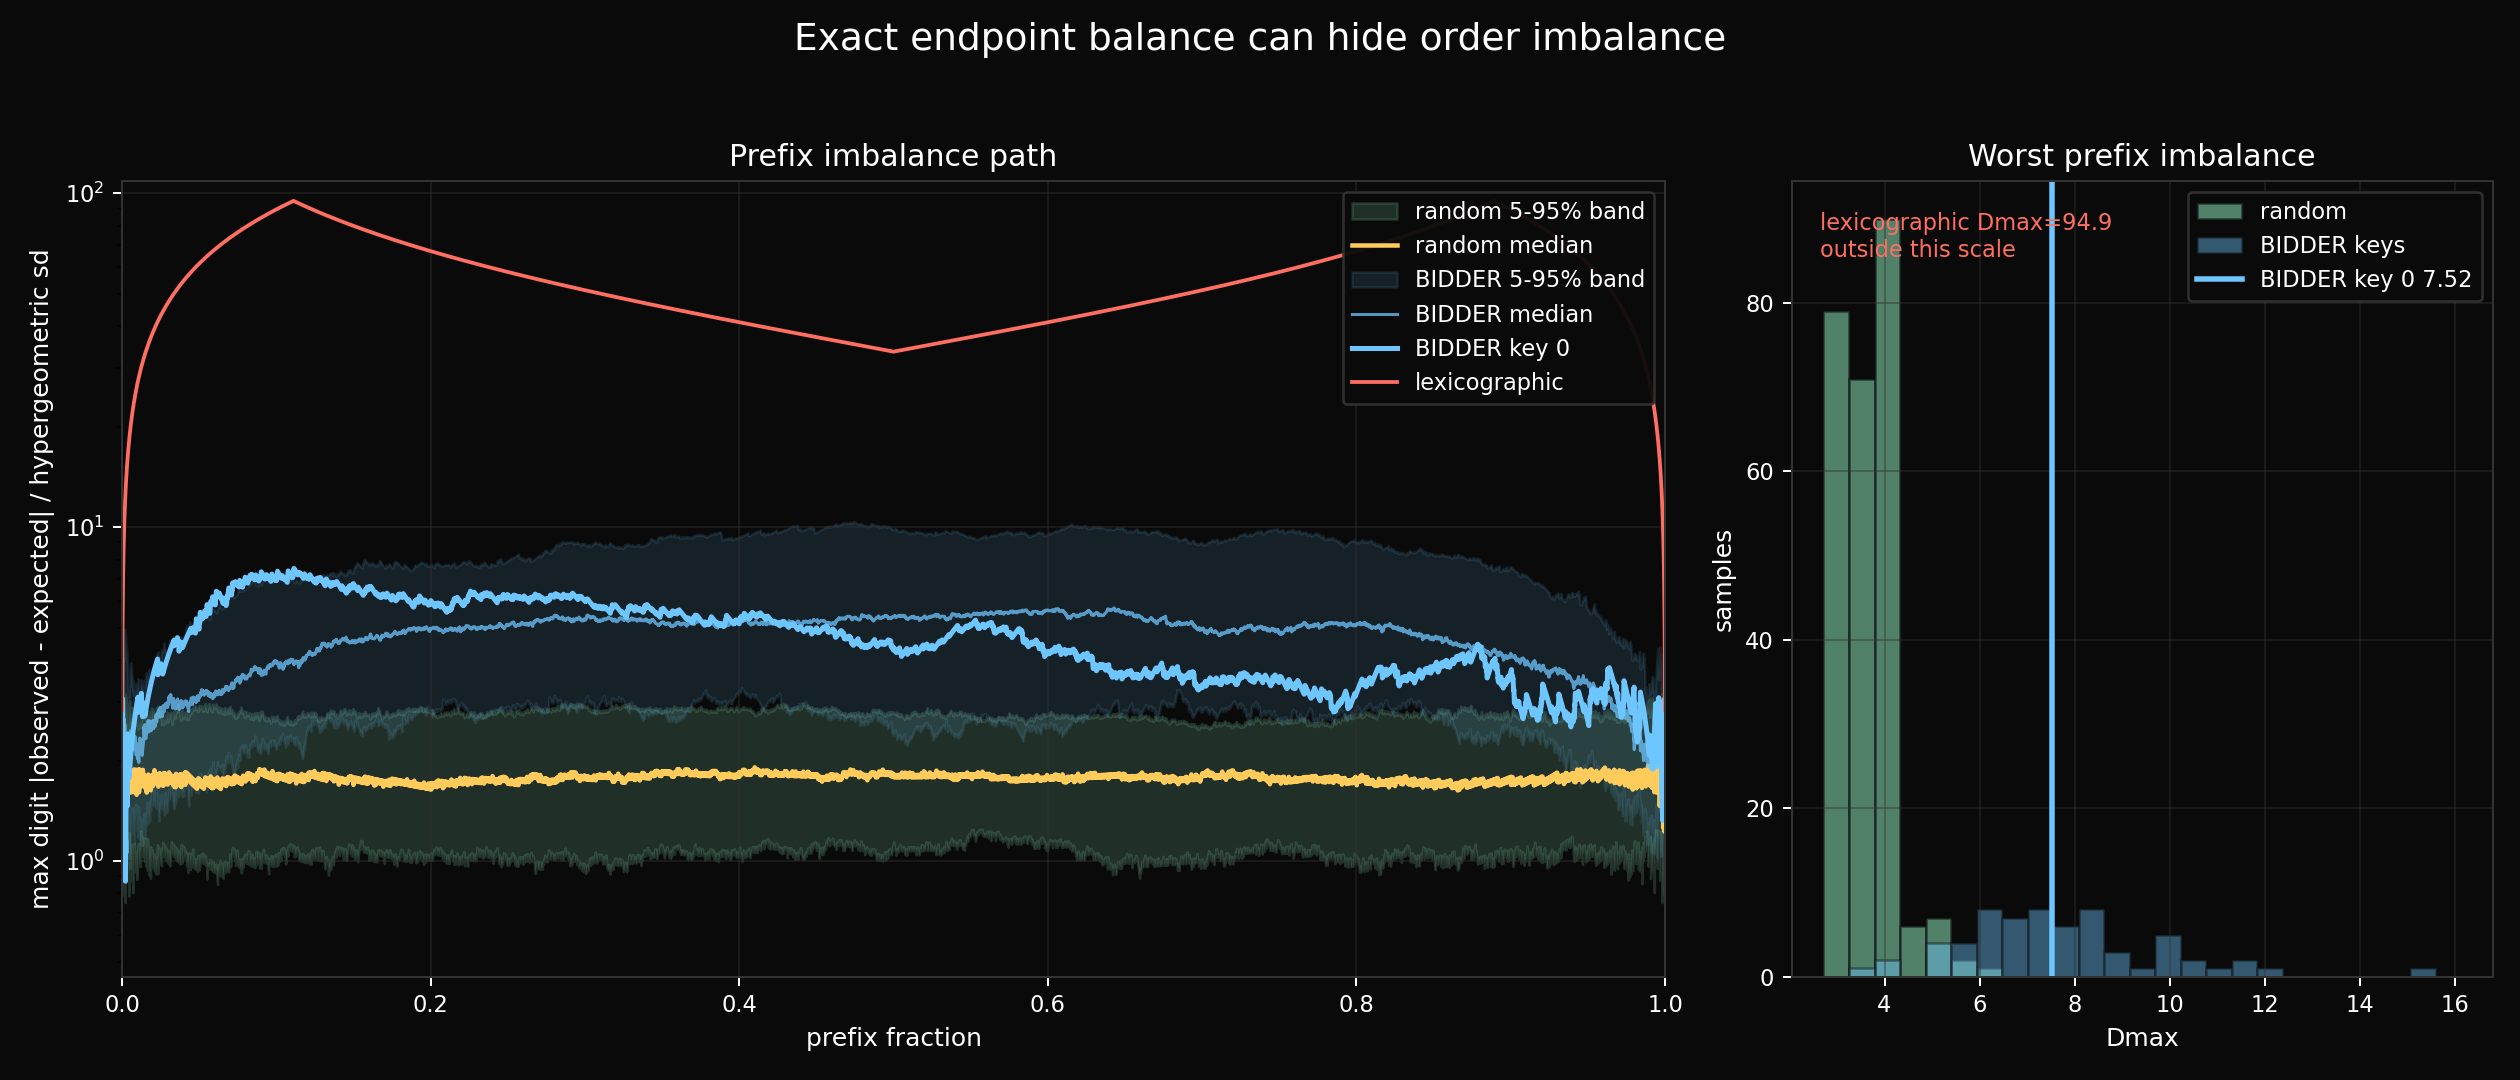

Python code for this plot:
"""
Order-sensitive prefix imbalance for an exact-balanced digit block.

The block [1000, 9999] has exactly 1000 integers with each leading digit
1 through 9. Endpoint counts are therefore uninformative about order. This
experiment compares lexicographic order, BIDDER keyed orders, and random
permutation baselines by measuring the worst standardized prefix imbalance.
"""

import os
import sys

HERE = os.path.dirname(os.path.abspath(__file__))
ROOT = os.path.abspath(os.path.join(HERE, "..", "..", ".."))
DIST = os.path.join(ROOT, "dist")
sys.path.insert(0, DIST)
sys.path.insert(0, ROOT)

if os.environ.get("BIDDER_IMBALANCE_FORCE_PY") == "1":
    import bidder

    BACKEND = "bidder"
else:
    try:
        import bidder_c as bidder

        BACKEND = "bidder_c"
    except ImportError:
        import bidder

        BACKEND = "bidder"

import numpy as np

import matplotlib

matplotlib.use("Agg")
import matplotlib.pyplot as plt


BG = "#0a0a0a"
FG = "white"
YELLOW = "#ffcc5c"
BLUE = "#6ec6ff"
RED = "#ff6f61"
GREEN = "#88d8b0"
GRID = "#333333"

BASE = 10
DIGIT_CLASS = 4
PER_DIGIT = BASE ** (DIGIT_CLASS - 1)
N_DIGITS = BASE - 1
PERIOD = N_DIGITS * PER_DIGIT

N_RANDOM = 256
N_BIDDER_KEYS = 64
RNG_SEED = 20260503
KEY_PREFIX = b"bidder-prefix-imbalance-v1"


def lexicographic_labels():
    return np.repeat(np.arange(1, BASE, dtype=np.int16), PER_DIGIT)


def bidder_labels(key):
    block = bidder.cipher(period=PERIOD, key=key)
    indices = np.fromiter((int(block.at(i)) for i in range(PERIOD)), dtype=np.int64, count=PERIOD)
    return (indices // PER_DIGIT + 1).astype(np.int16)


def random_labels(rng):
    return (rng.permutation(PERIOD) // PER_DIGIT + 1).astype(np.int16)


def prefix_imbalance(labels):
    t = np.arange(1, PERIOD, dtype=np.float64)
    p = 1.0 / N_DIGITS
    expected = t * p
    variance = t * p * (1.0 - p) * (PERIOD - t) / (PERIOD - 1)
    sd = np.sqrt(variance)

    z_by_digit = np.empty((N_DIGITS, PERIOD - 1), dtype=np.float64)
    for row, digit in enumerate(range(1, BASE)):
        counts = np.cumsum(labels == digit, dtype=np.int32)[:-1].astype(np.float64)
        z_by_digit[row] = np.abs(counts - expected) / sd

    path = z_by_digit.max(axis=0)
    digit_at_prefix = z_by_digit.argmax(axis=0) + 1
    i = int(path.argmax())

    return {
        "path": path,
        "dmax": float(path[i]),
        "t_at_max": i + 1,
        "digit_at_max": int(digit_at_prefix[i]),
        "endpoint_counts": np.bincount(labels, minlength=BASE)[1:BASE],
    }


def style_axis(ax):
    ax.set_facecolor(BG)
    ax.tick_params(colors=FG, labelsize=9)
    ax.xaxis.label.set_color(FG)
    ax.yaxis.label.set_color(FG)
    ax.title.set_color(FG)
    for spine in ax.spines.values():
        spine.set_color(GRID)
    ax.grid(True, color=GRID, linewidth=0.6, alpha=0.55)


def quantile_line(values):
    q = np.percentile(values, [5, 50, 95, 99])
    return (
        f"min={values.min():.3f}, p05={q[0]:.3f}, median={q[1]:.3f}, "
        f"p95={q[2]:.3f}, p99={q[3]:.3f}, max={values.max():.3f}"
    )


def write_summary(path, lex, bid, bidder_dmax, random_dmax):
    with open(path, "w", encoding="utf-8") as f:
        f.write("Prefix imbalance experiment\n")
        f.write("============================\n\n")
        f.write(f"backend: {BACKEND}\n")
        f.write(f"base: {BASE}\n")
        f.write(f"digit_class: {DIGIT_CLASS}\n")
        f.write(f"period: {PERIOD}\n")
        f.write(f"per_digit_count: {PER_DIGIT}\n")
        f.write(f"bidder_keys: {N_BIDDER_KEYS}\n")
        f.write(f"random_permutations: {N_RANDOM}\n")
        f.write(f"random_seed: {RNG_SEED}\n\n")

        f.write("Worst finite-population standardized prefix imbalance:\n")
        f.write(
            "  lexicographic: "
            f"Dmax={lex['dmax']:.3f} at t={lex['t_at_max']} "
            f"(digit {lex['digit_at_max']})\n"
        )
        f.write(
            "  BIDDER:        "
            f"Dmax={bid['dmax']:.3f} at t={bid['t_at_max']} "
            f"(digit {bid['digit_at_max']})\n"
        )
        f.write(f"  BIDDER keys:   {quantile_line(bidder_dmax)}\n")
        f.write(f"  random:        {quantile_line(random_dmax)}\n\n")

        f.write("Endpoint leading-digit counts:\n")
        f.write(f"  lexicographic: {lex['endpoint_counts'].tolist()}\n")
        f.write(f"  BIDDER:        {bid['endpoint_counts'].tolist()}\n")


def main():
    rng = np.random.default_rng(RNG_SEED)

    lex = prefix_imbalance(lexicographic_labels())
    bid = prefix_imbalance(bidder_labels(KEY_PREFIX + b":000"))

    bidder_paths = []
    bidder_dmax = []
    for i in range(N_BIDDER_KEYS):
        key = KEY_PREFIX + f":{i:03d}".encode("ascii")
        res = prefix_imbalance(bidder_labels(key))
        bidder_paths.append(res["path"])
        bidder_dmax.append(res["dmax"])

    random_paths = []
    random_dmax = []
    for _ in range(N_RANDOM):
        res = prefix_imbalance(random_labels(rng))
        random_paths.append(res["path"])
        random_dmax.append(res["dmax"])

    bidder_paths = np.vstack(bidder_paths)
    bidder_dmax = np.array(bidder_dmax)
    random_paths = np.vstack(random_paths)
    random_dmax = np.array(random_dmax)
    bidder_p05, bidder_median, bidder_p95 = np.percentile(bidder_paths, [5, 50, 95], axis=0)
    random_p05, random_median, random_p95 = np.percentile(random_paths, [5, 50, 95], axis=0)

    assert np.all(lex["endpoint_counts"] == PER_DIGIT)
    assert np.all(bid["endpoint_counts"] == PER_DIGIT)
    assert bid["dmax"] < 0.2 * lex["dmax"]
    assert bidder_dmax.max() < 0.2 * lex["dmax"]

    t_fraction = np.arange(1, PERIOD, dtype=np.float64) / PERIOD

    fig, (ax0, ax1) = plt.subplots(
        1,
        2,
        figsize=(14, 6),
        gridspec_kw={"width_ratios": [2.2, 1.0]},
        facecolor=BG,
    )
    style_axis(ax0)
    style_axis(ax1)

    ax0.fill_between(t_fraction, random_p05, random_p95, color=GREEN, alpha=0.18, label="random 5-95% band")
    ax0.plot(t_fraction, random_median, color=YELLOW, linewidth=1.8, label="random median")
    ax0.fill_between(t_fraction, bidder_p05, bidder_p95, color=BLUE, alpha=0.12, label="BIDDER 5-95% band")
    ax0.plot(t_fraction, bidder_median, color=BLUE, linewidth=1.2, alpha=0.75, label="BIDDER median")
    ax0.plot(t_fraction, bid["path"], color=BLUE, linewidth=2.0, label="BIDDER key 0")
    ax0.plot(t_fraction, lex["path"], color=RED, linewidth=1.5, label="lexicographic")
    ax0.set_yscale("log")
    ax0.set_xlim(0.0, 1.0)
    ax0.set_ylim(0.45, max(lex["dmax"] * 1.15, random_paths.max() * 1.2))
    ax0.set_title("Prefix imbalance path")
    ax0.set_xlabel("prefix fraction")
    ax0.set_ylabel("max digit |observed - expected| / hypergeometric sd")
    legend0 = ax0.legend(loc="upper right", facecolor=BG, edgecolor=GRID, framealpha=0.95, fontsize=9)
    for text in legend0.get_texts():
        text.set_color(FG)

    upper = max(random_dmax.max(), bidder_dmax.max()) * 1.04
    lower = min(random_dmax.min(), bidder_dmax.min()) * 0.96
    bins = np.linspace(lower, upper, 26)
    ax1.hist(random_dmax, bins=bins, color=GREEN, alpha=0.58, edgecolor=BG, label="random")
    ax1.hist(bidder_dmax, bins=bins, color=BLUE, alpha=0.42, edgecolor=BG, label="BIDDER keys")
    ax1.axvline(bid["dmax"], color=BLUE, linewidth=2.2, label=f"BIDDER key 0 {bid['dmax']:.2f}")
    ax1.set_title("Worst prefix imbalance")
    ax1.set_xlabel("Dmax")
    ax1.set_ylabel("samples")
    ax1.text(
        0.04,
        0.96,
        f"lexicographic Dmax={lex['dmax']:.1f}\noutside this scale",
        color=RED,
        transform=ax1.transAxes,
        va="top",
        ha="left",
        fontsize=9,
    )
    legend1 = ax1.legend(loc="upper right", facecolor=BG, edgecolor=GRID, framealpha=0.95, fontsize=9)
    for text in legend1.get_texts():
        text.set_color(FG)

    fig.suptitle("Exact endpoint balance can hide order imbalance", color=FG, fontsize=15)
    fig.tight_layout(rect=(0, 0, 1, 0.95))

    png_path = os.path.join(HERE, "prefix_imbalance.png")
    csv_path = os.path.join(HERE, "prefix_imbalance_paths.csv")
    summary_path = os.path.join(HERE, "prefix_imbalance_summary.txt")
    fig.savefig(png_path, dpi=180, facecolor=BG)
    plt.close(fig)

    np.savetxt(
        csv_path,
        np.column_stack(
            [
                t_fraction,
                lex["path"],
                bid["path"],
                bidder_median,
                bidder_p05,
                bidder_p95,
                random_median,
                random_p05,
                random_p95,
            ]
        ),
        delimiter=",",
        header=(
            "prefix_fraction,lexicographic,bidder_key0,bidder_median,"
            "bidder_p05,bidder_p95,random_median,random_p05,random_p95"
        ),
        comments="",
    )
    write_summary(summary_path, lex, bid, bidder_dmax, random_dmax)

    print(f"backend={BACKEND}")
    print(f"wrote {png_path}")
    print(f"wrote {csv_path}")
    print(f"wrote {summary_path}")
    print(f"lexicographic Dmax={lex['dmax']:.3f}")
    print(f"BIDDER Dmax={bid['dmax']:.3f}")
    print(
        "BIDDER key Dmax "
        f"median={np.median(bidder_dmax):.3f}, "
        f"p95={np.percentile(bidder_dmax, 95):.3f}, "
        f"max={bidder_dmax.max():.3f}"
    )
    print(
        "random Dmax "
        f"median={np.median(random_dmax):.3f}, "
        f"p95={np.percentile(random_dmax, 95):.3f}, "
        f"max={random_dmax.max():.3f}"
    )


if __name__ == "__main__":
    main()
